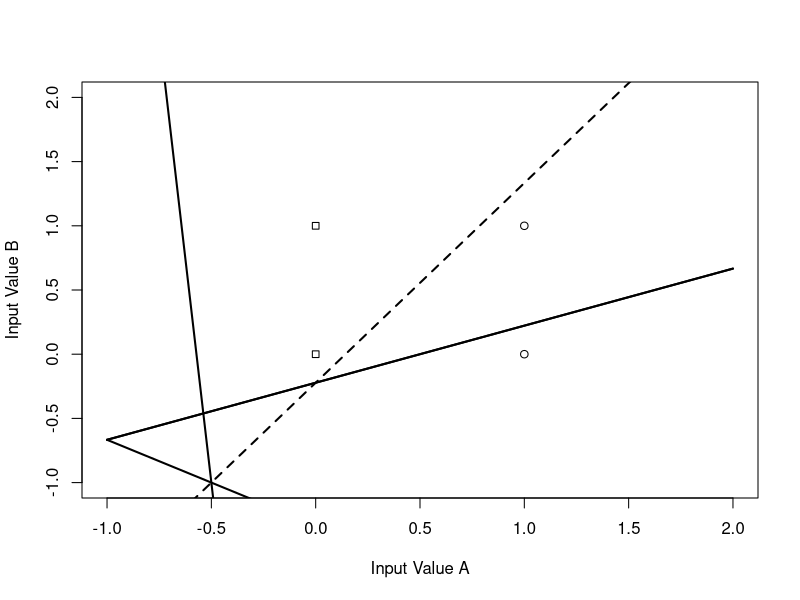

Source code (R):
# neural network function

# the neuron - where weights are applied to input 
# and the product is evaluated to determine if it is over a given threshold
artificial_neuron <- function(input) {
  as.vector(ifelse(input %*% weights > 0, 1, 0)) 
}

# draw lines using learned weights 
linear_fits <- function(w, to_add = TRUE, line_type = 1) {
  curve(-w[1] / w[2] * x - w[3] / w[2], xlim = c(-1, 2), ylim = c(-1, 2), col = "black",lty = line_type, lwd = 2, xlab = "Input Value A", ylab = "Input Value B", add = to_add)
}

# set the initial values
input <- matrix(c(1, 0,
                  0, 0,
                  1, 1,
                  0, 1), ncol = 2, byrow = TRUE)  
input <- cbind(input, 1) 
output <- c(0, 1, 0, 1)
weights <- c(0.12, 0.18, 0.24)
learning_rate <- 0.2

# add the first line
linear_fits(weights, to_add = FALSE)
points(input[ , 1:2], pch = (output + 21))

# update weights based on whether first set of weights passed through the artificial neuron
weights <- weights + learning_rate * (output[1] - artificial_neuron(input[1, ])) * input[1, ]
linear_fits(weights)

# draw a line with the updated weights and repeat this step with continually updated weights three more times
weights <- weights + learning_rate * (output[2] - artificial_neuron(input[2, ])) * input[2, ]
linear_fits(weights)


weights <- weights + learning_rate * (output[3] - artificial_neuron(input[3, ])) * input[3, ]
linear_fits(weights)


weights <- weights + learning_rate * (output[4] - artificial_neuron(input[4, ])) * input[4, ]
linear_fits(weights, line_type = 2) # this line bisects the two classes and is thus a solution to our problem